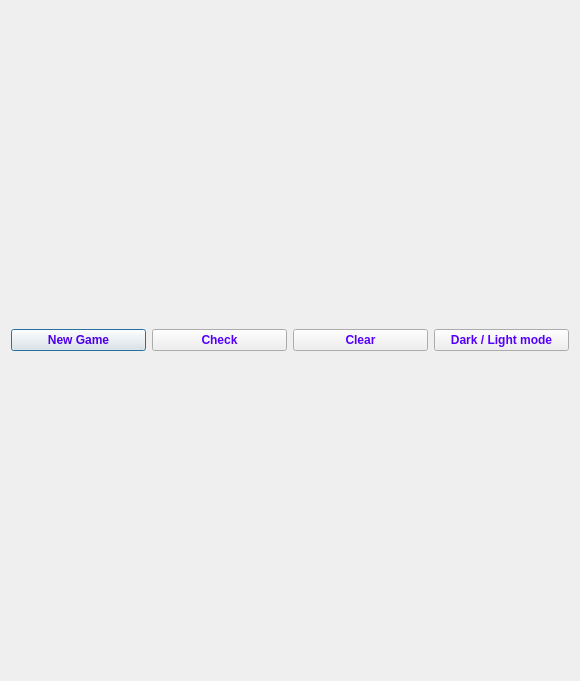
<?xml version="1.0" encoding="UTF-8"?>
<ui version="4.0">
 <class>Dialog</class>
 <widget class="QDialog" name="Dialog">
  <property name="geometry">
   <rect>
    <x>0</x>
    <y>0</y>
    <width>580</width>
    <height>681</height>
   </rect>
  </property>
  <property name="font">
   <font/>
  </property>
  <property name="windowTitle">
   <string>Dialog</string>
  </property>
  <layout class="QVBoxLayout" name="verticalLayout">
   <item>
    <layout class="QGridLayout" name="gridLayout"/>
   </item>
   <item>
    <layout class="QHBoxLayout" name="horizontalLayout">
     <item>
      <widget class="QPushButton" name="btn_newgame">
       <property name="font">
        <font>
         <bold>true</bold>
        </font>
       </property>
       <property name="styleSheet">
        <string notr="true">alternate-background-color: rgb(102, 102, 102);
color: rgb(77, 0, 232);</string>
       </property>
       <property name="text">
        <string>New Game</string>
       </property>
      </widget>
     </item>
     <item>
      <widget class="QPushButton" name="btn_check">
       <property name="font">
        <font>
         <bold>true</bold>
        </font>
       </property>
       <property name="styleSheet">
        <string notr="true">alternate-background-color: rgb(102, 102, 102);
color: rgb(85, 0, 255);</string>
       </property>
       <property name="text">
        <string>Check</string>
       </property>
      </widget>
     </item>
     <item>
      <widget class="QPushButton" name="btn_clear">
       <property name="font">
        <font>
         <bold>true</bold>
        </font>
       </property>
       <property name="styleSheet">
        <string notr="true">alternate-background-color: rgb(102, 102, 102);
color: rgb(85, 0, 255);</string>
       </property>
       <property name="text">
        <string>Clear</string>
       </property>
      </widget>
     </item>
     <item>
      <widget class="QPushButton" name="btn_theme">
       <property name="font">
        <font>
         <bold>true</bold>
        </font>
       </property>
       <property name="styleSheet">
        <string notr="true">alternate-background-color: rgb(102, 102, 102);
color: rgb(85, 0, 255);</string>
       </property>
       <property name="text">
        <string>Dark / Light mode</string>
       </property>
      </widget>
     </item>
    </layout>
   </item>
  </layout>
 </widget>
 <resources/>
 <connections/>
</ui>
